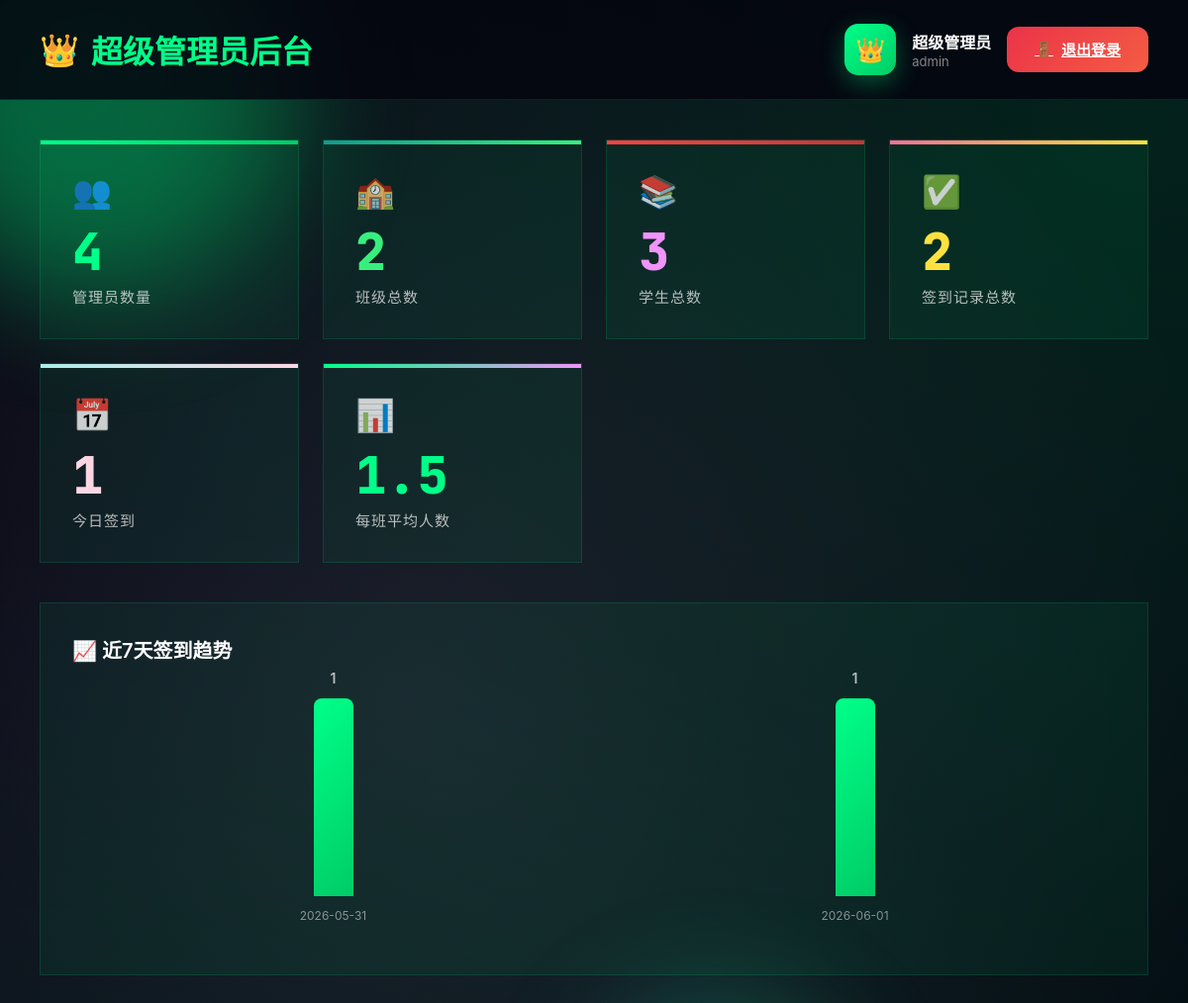
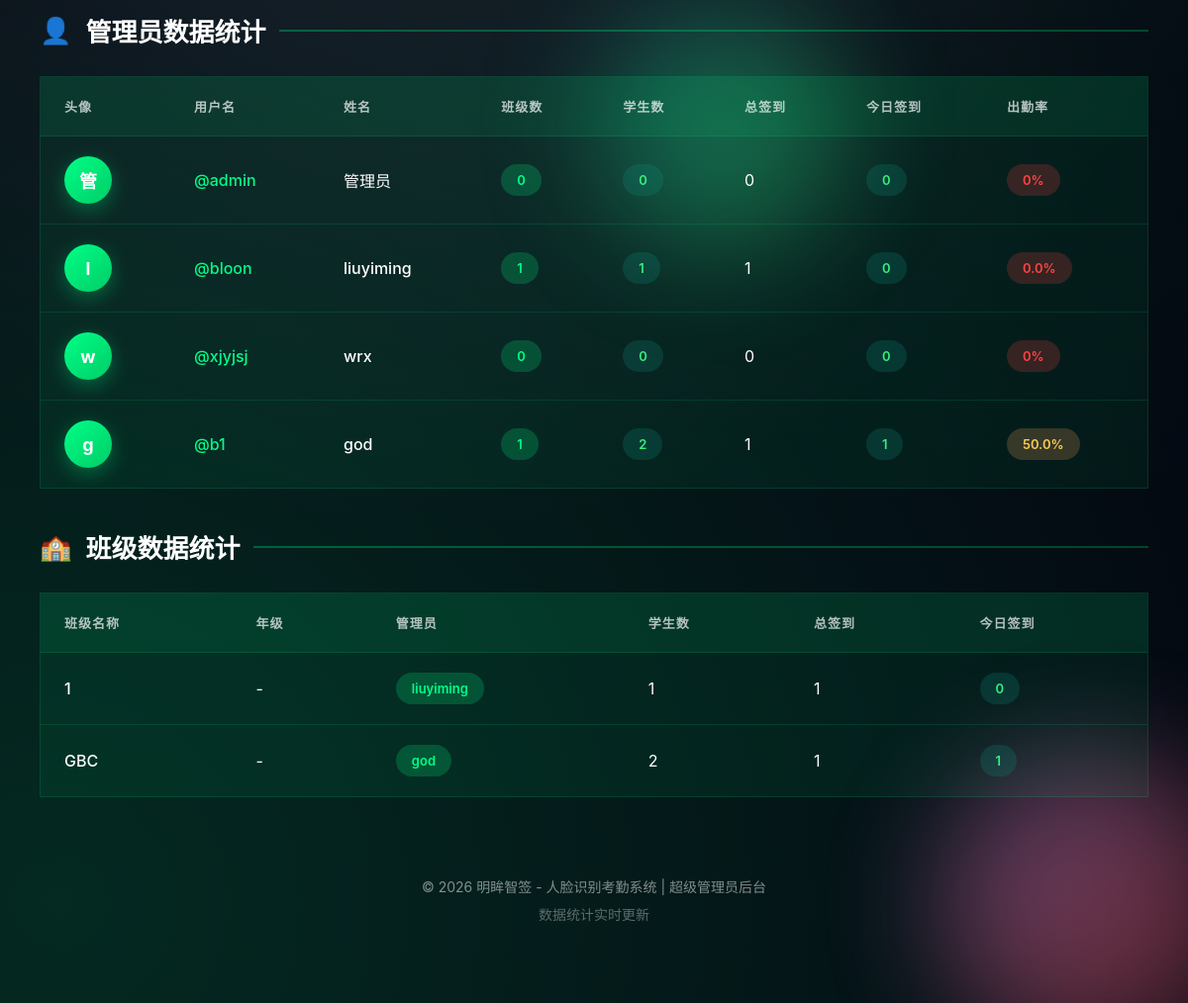
The app's page /super_admin (signed in) with its own data (2 pictures, top to bottom).
### app.py (models this page shows)
class User(db.Model):
    id = db.Column(db.Integer, primary_key=True)
    username = db.Column(db.String(80), unique=True, nullable=False)
    password_hash = db.Column(db.String(200), nullable=False)
    name = db.Column(db.String(100), nullable=False)
    role = db.Column(db.String(20), default='teacher')
    classes = db.relationship('Class', backref='user', lazy=True)
    students = db.relationship('Student', backref='user', lazy=True)
    attendances = db.relationship('Attendance', backref='user', lazy=True)

class Class(db.Model):
    id = db.Column(db.Integer, primary_key=True)
    name = db.Column(db.String(100), nullable=False)
    grade = db.Column(db.String(50))
    description = db.Column(db.Text)
    created_at = db.Column(db.DateTime, default=datetime.now)
    user_id = db.Column(db.Integer, db.ForeignKey('user.id'), nullable=False)
    students = db.relationship('Student', backref='class_ref', lazy=True)
    attendances = db.relationship('Attendance', backref='class_ref', lazy=True)

### app.py (the view)
@app.route('/super_admin')
def super_admin_dashboard():
    if session.get('role') != 'super_admin':
        return redirect(url_for('login'))
    all_users = User.query.all()
    total_users = len(all_users)
    total_classes = 0
    total_students = 0
    total_attendances = 0
    today_total_attendance = 0
    all_attendances = []
    all_classes = []
    for user in all_users:
        total_classes += len(user.classes)
        total_students += len(user.students)
        total_attendances += len(user.attendances)
        all_attendances.extend(user.attendances)
        all_classes.extend(user.classes)
    today = datetime.now().date()
    today_attendances = [a for a in all_attendances if a.check_in_time and a.check_in_time.date() == today]
    today_total_attendance = len(today_attendances)
    avg_students_per_class = total_students / total_classes if total_classes > 0 else 0
    from collections import defaultdict
    user_stats = []
    for user in all_users:
        user_attendances = Attendance.query.filter_by(user_id=user.id).all()
        today_user_attendances = [a for a in user_attendances if a.check_in_time and a.check_in_time.date() == today]
        student_attendance_rate = 0
        if len(user.students) > 0:
            attended_students = len(set([a.student_id for a in today_user_attendances]))
            student_attendance_rate = (attended_students / len(user.students)) * 100
        user_stats.append({
            'id': user.id,
            'username': user.username,
            'name': user.name,
            'class_count': len(user.classes),
            'student_count': len(user.students),
            'attendance_count': len(user_attendances),
            'today_attendance': len(today_user_attendances),
            'attendance_rate': round(student_attendance_rate, 1)
        })
    class_stats = []
    for cls in all_classes:
        class_attendances = Attendance.query.filter_by(class_id=cls.id).all()
        today_class_attendances = [a for a in class_attendances if a.check_in_time and a.check_in_time.date() == today]
        class_stats.append({
            'id': cls.id,
            'name': cls.name,
            'grade': cls.grade,
            'student_count': len(cls.students),
            'total_attendances': len(class_attendances),
            'today_attendance': len(today_class_attendances),
            'admin_name': cls.user.name if cls.user else '未知'
        })
    date_attendance = defaultdict(int)
    for attendance in all_attendances:
        if attendance.check_in_time:
            date_str = attendance.check_in_time.strftime('%Y-%m-%d')
            date_attendance[date_str] += 1
    date_list = sorted(date_attendance.keys())[-7:]
    date_data = [{'date': d, 'count': date_attendance[d]} for d in date_list]
    max_count = max((item['count'] for item in date_data), default=1)
    return render_template('super_admin.html',
                          total_users=total_users,
                          total_classes=total_classes,
                          total_students=total_students,
                          total_attendances=total_attendances,
                          today_total_attendance=today_total_attendance,
                          avg_students_per_class=round(avg_students_per_class, 1),
                          user_stats=user_stats,
                          class_stats=class_stats,
                          date_data=date_data,
                          max_count=max_count)

### templates/super_admin.html (shortened to what this page needs)
<!DOCTYPE html>
<html lang="zh-CN">
<head>
</head>
<body>
    <div class="bg-animated"></div>
    <div class="orb orb-1"></div>
    <div class="orb orb-2"></div>
    <div class="orb orb-3"></div>
    <div class="header">
        <h1>
            <span>👑</span>
            <span>超级管理员后台</span>
        </h1>
        <div class="user-info">
            <div class="user-avatar">👑</div>
            <div>
                <p style="font-weight: 600; font-size: 16px;">超级管理员</p>
                <p style="font-size: 13px; color: var(--text-muted);">admin</p>
            </div>
            <a href="/logout" class="logout-btn">
                <span>🚪</span>
                <span>退出登录</span>
            </a>
        </div>
    </div>
    <div class="content">
        <div class="stats-grid">
            <div class="stat-card">
                <div class="icon">👥</div>
                <div class="value">{{ total_users }}</div>
                <div class="label">管理员数量</div>
            </div>
            <div class="stat-card">
                <div class="icon">🏫</div>
                <div class="value">{{ total_classes }}</div>
                <div class="label">班级总数</div>
            </div>
            <div class="stat-card">
                <div class="icon">📚</div>
                <div class="value">{{ total_students }}</div>
                <div class="label">学生总数</div>
            </div>
            <div class="stat-card">
                <div class="icon">✅</div>
                <div class="value">{{ total_attendances }}</div>
                <div class="label">签到记录总数</div>
            </div>
            <div class="stat-card">
                <div class="icon">📅</div>
                <div class="value">{{ today_total_attendance }}</div>
                <div class="label">今日签到</div>
            </div>
            <div class="stat-card">
                <div class="icon">📊</div>
                <div class="value">{{ avg_students_per_class }}</div>
                <div class="label">每班平均人数</div>
            </div>
        </div>
        <div class="chart-container">
            <div class="chart-header">
                <div class="chart-title">📈 近7天签到趋势</div>
            </div>
            <div class="bar-chart">
                {% if date_data %}
                    {% for item in date_data %}
                    <div class="bar-wrapper">
                        <div class="bar-value">{{ item.count }}</div>
                        <div class="bar" style="height: {{ (item.count / max_count) * 200 }}px;"></div>
                        <div class="bar-label">{{ item.date }}</div>
                    </div>
                    {% endfor %}
                {% else %}
                    <div class="empty-state">
                        <div class="empty-icon">📊</div>
                        <p>暂无签到数据</p>
                    </div>
                {% endif %}
            </div>
        </div>
        <h2 class="section-title">
            <span>👤</span>
            <span>管理员数据统计</span>
        </h2>
        <div class="table-container">
            <div class="table-wrapper">
                <table class="data-table">
                    <thead>
                        <tr>
                            <th>头像</th>
                            <th>用户名</th>
                            <th>姓名</th>
                            <th>班级数</th>
                            <th>学生数</th>
                            <th>总签到</th>
                            <th>今日签到</th>
                            <th>出勤率</th>
                        </tr>
                    </thead>
                    <tbody>
                        {% if user_stats %}
                            {% for user in user_stats %}
                            <tr>
                                <td><div class="user-avatar-small">{{ user.name[0] }}</div></td>
                                <td><span style="color: #00ff88; font-weight: 500;">@{{ user.username }}</span></td>
                                <td style="font-weight: 500;">{{ user.name }}</td>
                                <td><span class="badge badge-info">{{ user.class_count }}</span></td>
                                <td><span class="badge badge-success">{{ user.student_count }}</span></td>
                                <td>{{ user.attendance_count }}</td>
                                <td><span class="badge badge-success">{{ user.today_attendance }}</span></td>
                                <td>
                                    {% if user.attendance_rate >= 80 %}
                                        <span class="badge badge-success">{{ user.attendance_rate }}%</span>
                                    {% elif user.attendance_rate >= 50 %}
                                        <span class="badge badge-warning">{{ user.attendance_rate }}%</span>
                                    {% else %}
                                        <span class="badge badge-danger">{{ user.attendance_rate }}%</span>
                                    {% endif %}
                                </td>
                            </tr>
                            {% endfor %}
                        {% endif %}
                    </tbody>
                </table>
            </div>
        </div>
        <h2 class="section-title">
            <span>🏫</span>
            <span>班级数据统计</span>
        </h2>
        <div class="table-container">
            <div class="table-wrapper">
                <table class="data-table">
                    <thead>
                        <tr>
                            <th>班级名称</th>
                            <th>年级</th>
                            <th>管理员</th>
                            <th>学生数</th>
                            <th>总签到</th>
                            <th>今日签到</th>
                        </tr>
                    </thead>
                    <tbody>
                        {% if class_stats %}
                            {% for cls in class_stats %}
                            <tr>
                                <td style="font-weight: 500;">{{ cls.name }}</td>
                                <td>{{ cls.grade or '-' }}</td>
                                <td><span class="badge badge-info">{{ cls.admin_name }}</span></td>
                                <td>{{ cls.student_count }}</td>
                                <td>{{ cls.total_attendances }}</td>
                                <td><span class="badge badge-success">{{ cls.today_attendance }}</span></td>
                            </tr>
                            {% endfor %}
                        {% endif %}
                    </tbody>
                </table>
            </div>
        </div>
        <div class="footer">
            <p>© 2026 明眸智签 - 人脸识别考勤系统 | 超级管理员后台</p>
            <p style="margin-top: 8px; opacity: 0.7;">数据统计实时更新</p>
        </div>
    </div>
</body>
</html>

### records on screen
User: name "管", username "admin", name "管理员", class_count "0", student_count "0", attendance_count "0", today_attendance "0", attendance_rate "0"
User: name "l", username "bloon", name "liuyiming", class_count "1", student_count "1", attendance_count "1", today_attendance "0", attendance_rate "0.0", name "1", grade "-", admin_name "liuyiming", total_attendances "1"
User: name "w", username "xjyjsj", name "wrx", class_count "0", student_count "0", attendance_count "0", today_attendance "0", attendance_rate "0"
User: name "g", username "b1", name "god", class_count "1", student_count "2", attendance_count "1", today_attendance "1", attendance_rate "50.0", admin_name "god"
Class: name "GBC"

### other values on screen
{{ total_users }} "4"
{{ total_classes }} "2"
{{ total_students }} "3"
{{ total_attendances }} "2"
{{ today_total_attendance }} "1"
{{ avg_students_per_class }} "1.5"
{{ item.count }} "1" "1"
{{ item.date }} "2026-05-31" "2026-06-01"
{{ cls.grade or '-' }} "-"
{{ cls.student_count }} "2"
{{ cls.total_attendances }} "1"
{{ cls.today_attendance }} "1"
